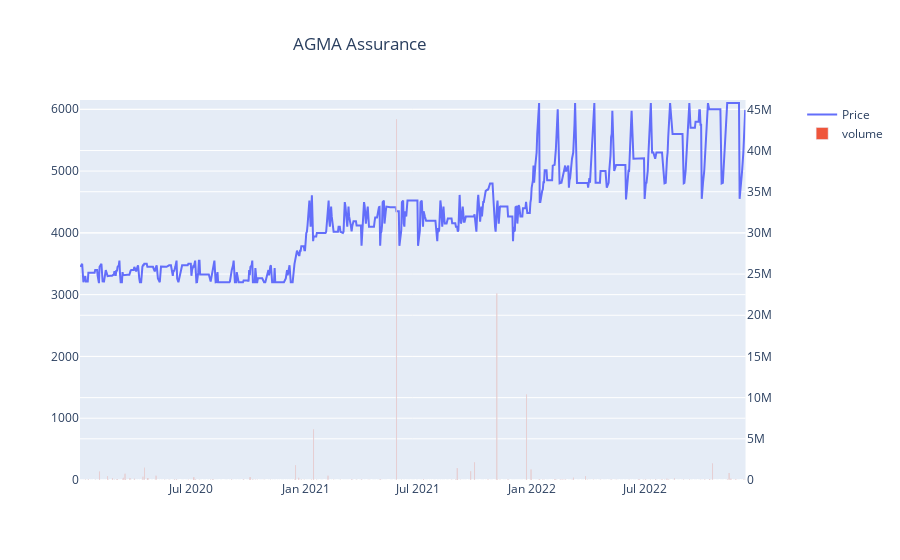

Source (notebook cell):
### Markdown cell above
### Application of the function for AGMA Assurance conseil

### Code cell
AG = Stock('AGM AS')
visualization(AG, 'AGMA Assurance ')

### Figure 1 — Plotly figure (JSON) as saved in the notebook; plotly's stock layout.template omitted (floating-point values rounded to 4 significant figures; data arrays with more than 128 entries replaced by an {"elided": "..."} marker saying what was removed)
{"data": [{"mode": "lines", "name": "Price", "type": "scatter", "x": {"elided": "732 str values"}, "xaxis": "x", "y": {"elided": "732 int values"}, "yaxis": "y"}, {"name": "volume", "type": "bar", "x": {"elided": "732 str values"}, "xaxis": "x", "y": {"elided": "732 int values"}, "yaxis": "y2"}], "layout": {"title": {"text": "AGMA Assurance ", "x": 0.4}, "xaxis": {"anchor": "y", "domain": [0, 0.94]}, "yaxis": {"anchor": "x", "domain": [0, 1], "range": [0, 6150], "visible": true}, "yaxis2": {"anchor": "x", "overlaying": "y", "side": "right"}}}
